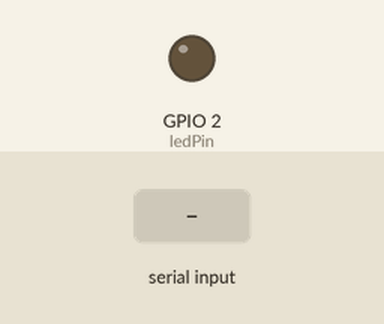
The sketch below on a simulated ESP32. Parts: output pins drawn as LEDs (lit = HIGH). Inputs (shaded band) come from the test bench. Nothing arrives over Bluetooth unless stated.

Above: at 1.2 s.
1.3 s: "1" received over the second serial link
At 2.5 s:
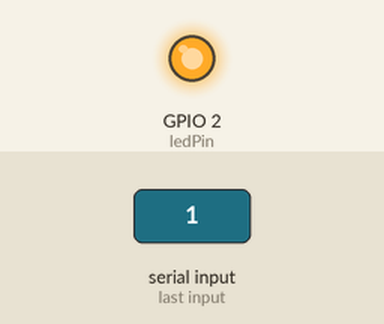
2.8 s: "0" received over the second serial link
At 3.8 s:
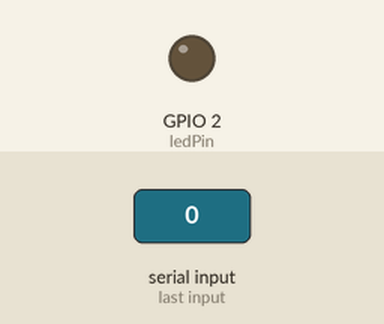
Timing chart, 0 to 5.8 s (numbered marks = the images above; inputs shaded):
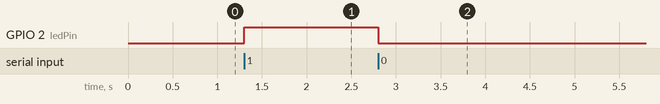

Measured:
- after the input at 1.3 s, GPIO 2 (ledPin): LOW → HIGH at once
- after the input at 2.8 s, GPIO 2 (ledPin): HIGH → LOW at once

The sketch:

BLUETOOTH.ino
```cpp
 #include "BluetoothSerial.h"

BluetoothSerial SerialBT;

int ledPin = 2;
char incoming;

void setup()
{
  Serial.begin(115200);
  SerialBT.begin("ESP32_LED");   // Bluetooth device name

  pinMode(ledPin, OUTPUT);
}

void loop()
{
  if (SerialBT.available())
  {
    incoming = SerialBT.read();

    if (incoming == '1')
    {
      digitalWrite(ledPin, HIGH);
      SerialBT.println("LED ON");
    }

    if (incoming == '0')
    {
      digitalWrite(ledPin, LOW);
      SerialBT.println("LED OFF");
    }
  }
}
```
